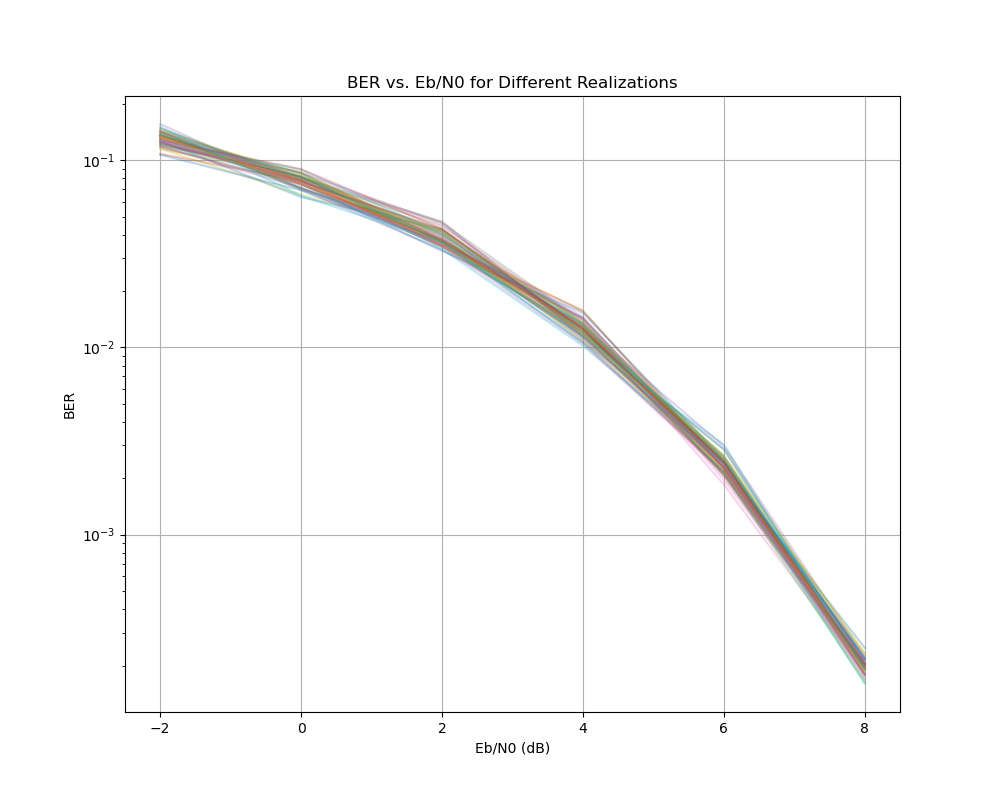

Source code (Python):
import numpy as np
import matplotlib.pyplot as plt

# 初始化参数
EbN0_dB = np.arange(-2, 9, 2)  # Eb/N0值的dB表示
EbN0 = 10 ** (EbN0_dB / 10)    # Eb/N0的线性表示
E = 1                           # 每个比特的能量
times = 50                      # 迭代次数，用于求平均
max_errors = 100                # 每个Eb/N0值的最大错误个数
err_rate_fixed_bits = np.zeros((len(EbN0), times))
bits_transmitted = np.zeros((len(EbN0), times))  # 各个信噪比下传输的比特数

# 蒙特卡洛仿真
for Eni, eb in enumerate(EbN0):
    sigma = E / np.sqrt(2 * eb)
    for i in range(times):
        error_num = 0
        total_bits = 0
        while error_num < max_errors:
            r = np.random.rand(1000)
            source = (r >= 0.5).astype(float)
            x = 1 - 2 * source
            noise = np.random.randn(1000) * sigma
            y = E * x + noise
            result = (y <= 0).astype(float)
            error_num += np.sum(np.abs(result - source) > 1.e-6)
            total_bits += 1000
        err_rate_fixed_bits[Eni, i] = error_num / total_bits
        bits_transmitted[Eni, i] = total_bits

# 绘图
plt.figure(figsize=(10, 8))
for i in range(times):
    plt.semilogy(EbN0_dB, err_rate_fixed_bits[:, i], '-', alpha=0.3)

plt.xlabel('Eb/N0 (dB)')
plt.ylabel('BER')
plt.grid(True)
plt.title('BER vs. Eb/N0 for Different Realizations')
plt.show()

# 打印各个信噪比下传输的比特数
for Eni, eb in enumerate(EbN0_dB):
    print(f"Eb/N0 = {eb} dB: Average Bits Transmitted = {np.mean(bits_transmitted[Eni, :])}")
